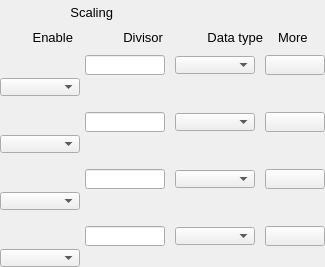
    <widget class="PyDMFrame" name="composite">
      <property name="geometry">
        <rect>
          <x>1022</x>
          <y>40</y>
          <width>325</width>
          <height>267</height>
        </rect>
      </property>
      <widget class="QLabel" name="text_12">
        <property name="geometry">
          <rect>
            <x>13</x>
            <y>27</y>
            <width>60</width>
            <height>20</height>
          </rect>
        </property>
        <property name="text">
          <string>Enable</string>
        </property>
        <property name="font" stdset="0">
          <font>
            <pointsize>10</pointsize>
          </font>
        </property>
        <property name="brush" stdset="0">
          <brush brushstyle="SolidPattern">
            <color alpha="255">
              <red>0</red>
              <green>0</green>
              <blue>0</blue>
            </color>
          </brush>
        </property>
        <property name="toolTip">
          <string>text_12</string>
        </property>
        <property name="alignment">
          <set>Qt::AlignRight|Qt::AlignTrailing|Qt::AlignVCenter</set>
        </property>
        <property name="styleSheet">
          <string notr="true">QLabel#text_12 {
  color: rgb(0, 0, 0);
  }</string>
        </property>
      </widget>
      <widget class="QLabel" name="text_13">
        <property name="geometry">
          <rect>
            <x>93</x>
            <y>27</y>
            <width>70</width>
            <height>20</height>
          </rect>
        </property>
        <property name="text">
          <string>Divisor</string>
        </property>
        <property name="font" stdset="0">
          <font>
            <pointsize>10</pointsize>
          </font>
        </property>
        <property name="brush" stdset="0">
          <brush brushstyle="SolidPattern">
            <color alpha="255">
              <red>0</red>
              <green>0</green>
              <blue>0</blue>
            </color>
          </brush>
        </property>
        <property name="toolTip">
          <string>text_13</string>
        </property>
        <property name="alignment">
          <set>Qt::AlignRight|Qt::AlignTrailing|Qt::AlignVCenter</set>
        </property>
        <property name="styleSheet">
          <string notr="true">QLabel#text_13 {
  color: rgb(0, 0, 0);
  }</string>
        </property>
      </widget>
      <widget class="QLabel" name="text_14">
        <property name="geometry">
          <rect>
            <x>173</x>
            <y>27</y>
            <width>90</width>
            <height>20</height>
          </rect>
        </property>
        <property name="text">
          <string>Data type</string>
        </property>
        <property name="font" stdset="0">
          <font>
            <pointsize>10</pointsize>
          </font>
        </property>
        <property name="brush" stdset="0">
          <brush brushstyle="SolidPattern">
            <color alpha="255">
              <red>0</red>
              <green>0</green>
              <blue>0</blue>
            </color>
          </brush>
        </property>
        <property name="toolTip">
          <string>text_14</string>
        </property>
        <property name="alignment">
          <set>Qt::AlignRight|Qt::AlignTrailing|Qt::AlignVCenter</set>
        </property>
        <property name="styleSheet">
          <string notr="true">QLabel#text_14 {
  color: rgb(0, 0, 0);
  }</string>
        </property>
      </widget>
      <widget class="QLabel" name="text_15">
        <property name="geometry">
          <rect>
            <x>278</x>
            <y>27</y>
            <width>40</width>
            <height>20</height>
          </rect>
        </property>
        <property name="text">
          <string>More</string>
        </property>
        <property name="font" stdset="0">
          <font>
            <pointsize>10</pointsize>
          </font>
        </property>
        <property name="brush" stdset="0">
          <brush brushstyle="SolidPattern">
            <color alpha="255">
              <red>0</red>
              <green>0</green>
              <blue>0</blue>
            </color>
          </brush>
        </property>
        <property name="toolTip">
          <string>text_15</string>
        </property>
        <property name="alignment">
          <set>Qt::AlignLeading|Qt::AlignLeft|Qt::AlignVCenter</set>
        </property>
        <property name="styleSheet">
          <string notr="true">QLabel#text_15 {
  color: rgb(0, 0, 0);
  }</string>
        </property>
      </widget>
      <widget class="QLabel" name="text_16">
        <property name="geometry">
          <rect>
            <x>43</x>
            <y>2</y>
            <width>70</width>
            <height>20</height>
          </rect>
        </property>
        <property name="text">
          <string>Scaling</string>
        </property>
        <property name="font" stdset="0">
          <font>
            <pointsize>10</pointsize>
          </font>
        </property>
        <property name="brush" stdset="0">
          <brush brushstyle="SolidPattern">
            <color alpha="255">
              <red>0</red>
              <green>0</green>
              <blue>0</blue>
            </color>
          </brush>
        </property>
        <property name="toolTip">
          <string>text_16</string>
        </property>
        <property name="alignment">
          <set>Qt::AlignRight|Qt::AlignTrailing|Qt::AlignVCenter</set>
        </property>
        <property name="styleSheet">
          <string notr="true">QLabel#text_16 {
  color: rgb(0, 0, 0);
  }</string>
        </property>
      </widget>
      <widget class="PyDMDrawingRectangle" name="rectangle_6">
        <property name="geometry">
          <rect>
            <x>3</x>
            <y>0</y>
            <width>165</width>
            <height>45</height>
          </rect>
        </property>
        <property name="brush" stdset="0">
          <brush brushstyle="NoBrush">
            <color alpha="255">
              <red>0</red>
              <green>0</green>
              <blue>0</blue>
            </color>
          </brush>
        </property>
        <property name="penStyle" stdset="0">
          <enum>Qt::SolidLine</enum>
        </property>
        <property name="penColor" stdset="0">
          <color>
            <red>0</red>
            <green>0</green>
            <blue>0</blue>
          </color>
        </property>
        <property name="penWidth" stdset="0">
          <double>1</double>
        </property>
        <property name="penCapStyle" stdset="0">
          <enum>Qt::FlatCap</enum>
        </property>
        <property name="toolTip">
          <string>rectangle_6</string>
        </property>
      </widget>
      <widget class="PyDMEnumComboBox" name="menu_4">
        <property name="geometry">
          <rect>
            <x>0</x>
            <y>249</y>
            <width>80</width>
            <height>18</height>
          </rect>
        </property>
        <property name="toolTip">
          <string>${P}${R4}EnableScale</string>
        </property>
        <property name="channel" stdset="0">
          <string>ca://${P}${R4}EnableScale</string>
        </property>
        <property name="font" stdset="0">
          <font>
            <pointsize>10</pointsize>
          </font>
        </property>
        <property name="styleSheet">
          <string notr="true">PyDMEnumComboBox#menu_4 {
  color: rgb(0, 0, 0);
  background-color: rgb(115, 223, 255);
  }</string>
        </property>
      </widget>
      <widget class="PyDMLineEdit" name="text_entry_16">
        <property name="geometry">
          <rect>
            <x>85</x>
            <y>226</y>
            <width>80</width>
            <height>20</height>
          </rect>
        </property>
        <property name="channel" stdset="0">
          <string>ca://${P}${R4}Scale</string>
        </property>
        <property name="toolTip">
          <string>${P}${R4}Scale</string>
        </property>
        <property name="font" stdset="0">
          <font>
            <pointsize>10</pointsize>
          </font>
        </property>
        <property name="styleSheet">
          <string notr="true">PyDMLineEdit#text_entry_16 {
  color: rgb(0, 0, 0);
  background-color: rgb(115, 223, 255);
  border: 1px solid black;
  margin: 0px;
  padding: 0px;
  spacing: 0px;
  }</string>
        </property>
      </widget>
      <widget class="PyDMEnumComboBox" name="menu_5">
        <property name="geometry">
          <rect>
            <x>175</x>
            <y>227</y>
            <width>80</width>
            <height>18</height>
          </rect>
        </property>
        <property name="toolTip">
          <string>${P}${R4}DataTypeOut</string>
        </property>
        <property name="channel" stdset="0">
          <string>ca://${P}${R4}DataTypeOut</string>
        </property>
        <property name="font" stdset="0">
          <font>
            <pointsize>10</pointsize>
          </font>
        </property>
        <property name="styleSheet">
          <string notr="true">PyDMEnumComboBox#menu_5 {
  color: rgb(0, 0, 0);
  background-color: rgb(115, 223, 255);
  }</string>
        </property>
      </widget>
      <widget class="PyDMRelatedDisplayButton" name="related_display">
        <property name="geometry">
          <rect>
            <x>265</x>
            <y>226</y>
            <width>60</width>
            <height>20</height>
          </rect>
        </property>
        <property name="showIcon" stdset="0">
          <bool>true</bool>
        </property>
        <property name="font" stdset="0">
          <font>
            <pointsize>10</pointsize>
          </font>
        </property>
        <property name="styleSheet">
          <string notr="true">PyDMRelatedDisplayButton#related_display {
  color: rgb(42, 99, 228);
  background-color: rgb(187, 187, 187);
  }</string>
        </property>
        <property name="titles" stdset="0">
          <stringlist>
            <string>ROI #4 full</string>
          </stringlist>
        </property>
        <property name="filenames" stdset="0">
          <stringlist>
            <string>ROIPlugin_V24.ui</string>
          </stringlist>
        </property>
        <property name="macros" stdset="0">
          <stringlist>
            <string>P=${P},R=${R4}</string>
          </stringlist>
        </property>
        <property name="openInNewWindow" stdset="0">
          <bool>true</bool>
        </property>
      </widget>
      <widget class="PyDMLabel" name="text_update_4">
        <property name="geometry">
          <rect>
            <x>0</x>
            <y>226</y>
            <width>80</width>
            <height>18</height>
          </rect>
        </property>
        <property name="toolTip">
          <string>PV: ${P}${R4}EnableScale_RBV</string>
        </property>
        <property name="channel" stdset="0">
          <string>ca://${P}${R4}EnableScale_RBV</string>
        </property>
        <property name="font" stdset="0">
          <font>
            <pointsize>10</pointsize>
          </font>
        </property>
        <property name="alignment">
          <set>Qt::AlignCenter</set>
        </property>
        <property name="textInteractionFlags">
          <set>Qt::TextSelectableByKeyboard|Qt::TextSelectableByMouse</set>
        </property>
        <property name="styleSheet">
          <string notr="true">PyDMLabel#text_update_4 {
  color: rgb(10, 0, 184);
  background-color: rgb(70, 70, 70);
  }</string>
        </property>
      </widget>
      <widget class="PyDMEnumComboBox" name="menu_6">
        <property name="geometry">
          <rect>
            <x>0</x>
            <y>192</y>
            <width>80</width>
            <height>18</height>
          </rect>
        </property>
        <property name="toolTip">
          <string>${P}${R3}EnableScale</string>
        </property>
        <property name="channel" stdset="0">
          <string>ca://${P}${R3}EnableScale</string>
        </property>
        <property name="font" stdset="0">
          <font>
            <pointsize>10</pointsize>
          </font>
        </property>
        <property name="styleSheet">
          <string notr="true">PyDMEnumComboBox#menu_6 {
  color: rgb(0, 0, 0);
  background-color: rgb(115, 223, 255);
  }</string>
        </property>
      </widget>
      <widget class="PyDMLineEdit" name="text_entry_17">
        <property name="geometry">
          <rect>
            <x>85</x>
            <y>169</y>
            <width>80</width>
            <height>20</height>
          </rect>
        </property>
        <property name="channel" stdset="0">
          <string>ca://${P}${R3}Scale</string>
        </property>
        <property name="toolTip">
          <string>${P}${R3}Scale</string>
        </property>
        <property name="font" stdset="0">
          <font>
            <pointsize>10</pointsize>
          </font>
        </property>
        <property name="styleSheet">
          <string notr="true">PyDMLineEdit#text_entry_17 {
  color: rgb(0, 0, 0);
  background-color: rgb(115, 223, 255);
  border: 1px solid black;
  margin: 0px;
  padding: 0px;
  spacing: 0px;
  }</string>
        </property>
      </widget>
      <widget class="PyDMEnumComboBox" name="menu_7">
        <property name="geometry">
          <rect>
            <x>175</x>
            <y>170</y>
            <width>80</width>
            <height>18</height>
          </rect>
        </property>
        <property name="toolTip">
          <string>${P}${R3}DataTypeOut</string>
        </property>
        <property name="channel" stdset="0">
          <string>ca://${P}${R3}DataTypeOut</string>
        </property>
        <property name="font" stdset="0">
          <font>
            <pointsize>10</pointsize>
          </font>
        </property>
        <property name="styleSheet">
          <string notr="true">PyDMEnumComboBox#menu_7 {
  color: rgb(0, 0, 0);
  background-color: rgb(115, 223, 255);
  }</string>
        </property>
      </widget>
      <widget class="PyDMRelatedDisplayButton" name="related_display_1">
        <property name="geometry">
          <rect>
            <x>265</x>
            <y>169</y>
            <width>60</width>
            <height>20</height>
          </rect>
        </property>
        <property name="showIcon" stdset="0">
          <bool>true</bool>
        </property>
        <property name="font" stdset="0">
          <font>
            <pointsize>10</pointsize>
          </font>
        </property>
        <property name="styleSheet">
          <string notr="true">PyDMRelatedDisplayButton#related_display_1 {
  color: rgb(42, 99, 228);
  background-color: rgb(187, 187, 187);
  }</string>
        </property>
        <property name="titles" stdset="0">
          <stringlist>
            <string>ROI #3 full</string>
          </stringlist>
        </property>
        <property name="filenames" stdset="0">
          <stringlist>
            <string>ROIPlugin_V24.ui</string>
          </stringlist>
        </property>
        <property name="macros" stdset="0">
          <stringlist>
            <string>P=${P},R=${R3}</string>
          </stringlist>
        </property>
        <property name="openInNewWindow" stdset="0">
          <bool>true</bool>
        </property>
      </widget>
      <widget class="PyDMLabel" name="text_update_5">
        <property name="geometry">
          <rect>
            <x>0</x>
            <y>169</y>
            <width>80</width>
            <height>18</height>
          </rect>
        </property>
        <property name="toolTip">
          <string>PV: ${P}${R3}EnableScale_RBV</string>
        </property>
        <property name="channel" stdset="0">
          <string>ca://${P}${R3}EnableScale_RBV</string>
        </property>
        <property name="font" stdset="0">
          <font>
            <pointsize>10</pointsize>
          </font>
        </property>
        <property name="alignment">
          <set>Qt::AlignCenter</set>
        </property>
        <property name="textInteractionFlags">
          <set>Qt::TextSelectableByKeyboard|Qt::TextSelectableByMouse</set>
        </property>
        <property name="styleSheet">
          <string notr="true">PyDMLabel#text_update_5 {
  color: rgb(10, 0, 184);
  background-color: rgb(70, 70, 70);
  }</string>
        </property>
      </widget>
      <widget class="PyDMEnumComboBox" name="menu_8">
        <property name="geometry">
          <rect>
            <x>0</x>
            <y>135</y>
            <width>80</width>
            <height>18</height>
          </rect>
        </property>
        <property name="toolTip">
          <string>${P}${R2}EnableScale</string>
        </property>
        <property name="channel" stdset="0">
          <string>ca://${P}${R2}EnableScale</string>
        </property>
        <property name="font" stdset="0">
          <font>
            <pointsize>10</pointsize>
          </font>
        </property>
        <property name="styleSheet">
          <string notr="true">PyDMEnumComboBox#menu_8 {
  color: rgb(0, 0, 0);
  background-color: rgb(115, 223, 255);
  }</string>
        </property>
      </widget>
      <widget class="PyDMLineEdit" name="text_entry_18">
        <property name="geometry">
          <rect>
            <x>85</x>
            <y>112</y>
            <width>80</width>
            <height>20</height>
          </rect>
        </property>
        <property name="channel" stdset="0">
          <string>ca://${P}${R2}Scale</string>
        </property>
        <property name="toolTip">
          <string>${P}${R2}Scale</string>
        </property>
        <property name="font" stdset="0">
          <font>
            <pointsize>10</pointsize>
          </font>
        </property>
        <property name="styleSheet">
          <string notr="true">PyDMLineEdit#text_entry_18 {
  color: rgb(0, 0, 0);
  background-color: rgb(115, 223, 255);
  border: 1px solid black;
  margin: 0px;
  padding: 0px;
  spacing: 0px;
  }</string>
        </property>
      </widget>
      <widget class="PyDMEnumComboBox" name="menu_9">
        <property name="geometry">
          <rect>
            <x>175</x>
            <y>113</y>
            <width>80</width>
            <height>18</height>
          </rect>
        </property>
        <property name="toolTip">
          <string>${P}${R2}DataTypeOut</string>
        </property>
        <property name="channel" stdset="0">
          <string>ca://${P}${R2}DataTypeOut</string>
        </property>
        <property name="font" stdset="0">
          <font>
            <pointsize>10</pointsize>
          </font>
        </property>
        <property name="styleSheet">
          <string notr="true">PyDMEnumComboBox#menu_9 {
  color: rgb(0, 0, 0);
  background-color: rgb(115, 223, 255);
  }</string>
        </property>
      </widget>
      <widget class="PyDMRelatedDisplayButton" name="related_display_2">
        <property name="geometry">
          <rect>
            <x>265</x>
            <y>112</y>
            <width>60</width>
            <height>20</height>
          </rect>
        </property>
        <property name="showIcon" stdset="0">
          <bool>true</bool>
        </property>
        <property name="font" stdset="0">
          <font>
            <pointsize>10</pointsize>
          </font>
        </property>
        <property name="styleSheet">
          <string notr="true">PyDMRelatedDisplayButton#related_display_2 {
  color: rgb(42, 99, 228);
  background-color: rgb(187, 187, 187);
  }</string>
        </property>
        <property name="titles" stdset="0">
          <stringlist>
            <string>ROI #2 full</string>
          </stringlist>
        </property>
        <property name="filenames" stdset="0">
          <stringlist>
            <string>ROIPlugin_V24.ui</string>
          </stringlist>
        </property>
        <property name="macros" stdset="0">
          <stringlist>
            <string>P=${P},R=${R2}</string>
          </stringlist>
        </property>
        <property name="openInNewWindow" stdset="0">
          <bool>true</bool>
        </property>
      </widget>
      <widget class="PyDMLabel" name="text_update_6">
        <property name="geometry">
          <rect>
            <x>0</x>
            <y>112</y>
            <width>80</width>
            <height>18</height>
          </rect>
        </property>
        <property name="toolTip">
          <string>PV: ${P}${R2}EnableScale_RBV</string>
        </property>
        <property name="channel" stdset="0">
          <string>ca://${P}${R2}EnableScale_RBV</string>
        </property>
        <property name="font" stdset="0">
          <font>
            <pointsize>10</pointsize>
          </font>
        </property>
        <property name="alignment">
          <set>Qt::AlignCenter</set>
        </property>
        <property name="textInteractionFlags">
          <set>Qt::TextSelectableByKeyboard|Qt::TextSelectableByMouse</set>
        </property>
        <property name="styleSheet">
          <string notr="true">PyDMLabel#text_update_6 {
  color: rgb(10, 0, 184);
  background-color: rgb(70, 70, 70);
  }</string>
        </property>
      </widget>
      <widget class="PyDMEnumComboBox" name="menu_10">
        <property name="geometry">
          <rect>
            <x>0</x>
            <y>78</y>
            <width>80</width>
            <height>18</height>
          </rect>
        </property>
        <property name="toolTip">
          <string>${P}${R1}EnableScale</string>
        </property>
        <property name="channel" stdset="0">
          <string>ca://${P}${R1}EnableScale</string>
        </property>
        <property name="font" stdset="0">
          <font>
            <pointsize>10</pointsize>
          </font>
        </property>
        <property name="styleSheet">
          <string notr="true">PyDMEnumComboBox#menu_10 {
  color: rgb(0, 0, 0);
  background-color: rgb(115, 223, 255);
  }</string>
        </property>
      </widget>
      <widget class="PyDMLineEdit" name="text_entry_19">
        <property name="geometry">
          <rect>
            <x>85</x>
            <y>55</y>
            <width>80</width>
            <height>20</height>
          </rect>
        </property>
        <property name="channel" stdset="0">
          <string>ca://${P}${R1}Scale</string>
        </property>
        <property name="toolTip">
          <string>${P}${R1}Scale</string>
        </property>
        <property name="font" stdset="0">
          <font>
            <pointsize>10</pointsize>
          </font>
        </property>
        <property name="styleSheet">
          <string notr="true">PyDMLineEdit#text_entry_19 {
  color: rgb(0, 0, 0);
  background-color: rgb(115, 223, 255);
  border: 1px solid black;
  margin: 0px;
  padding: 0px;
  spacing: 0px;
  }</string>
        </property>
      </widget>
      <widget class="PyDMEnumComboBox" name="menu_11">
        <property name="geometry">
          <rect>
            <x>175</x>
            <y>56</y>
            <width>80</width>
            <height>18</height>
          </rect>
        </property>
        <property name="toolTip">
          <string>${P}${R1}DataTypeOut</string>
        </property>
        <property name="channel" stdset="0">
          <string>ca://${P}${R1}DataTypeOut</string>
        </property>
        <property name="font" stdset="0">
          <font>
            <pointsize>10</pointsize>
          </font>
        </property>
        <property name="styleSheet">
          <string notr="true">PyDMEnumComboBox#menu_11 {
  color: rgb(0, 0, 0);
  background-color: rgb(115, 223, 255);
  }</string>
        </property>
      </widget>
      <widget class="PyDMRelatedDisplayButton" name="related_display_3">
        <property name="geometry">
          <rect>
            <x>265</x>
            <y>55</y>
            <width>60</width>
            <height>20</height>
          </rect>
        </property>
        <property name="showIcon" stdset="0">
          <bool>true</bool>
        </property>
        <property name="font" stdset="0">
          <font>
            <pointsize>10</pointsize>
          </font>
        </property>
        <property name="styleSheet">
          <string notr="true">PyDMRelatedDisplayButton#related_display_3 {
  color: rgb(42, 99, 228);
  background-color: rgb(187, 187, 187);
  }</string>
        </property>
        <property name="titles" stdset="0">
          <stringlist>
            <string>ROI #1 full</string>
          </stringlist>
        </property>
        <property name="filenames" stdset="0">
          <stringlist>
            <string>ROIPlugin_V24.ui</string>
          </stringlist>
        </property>
        <property name="macros" stdset="0">
          <stringlist>
            <string>P=${P},R=${R1}</string>
          </stringlist>
        </property>
        <property name="openInNewWindow" stdset="0">
          <bool>true</bool>
        </property>
      </widget>
      <widget class="PyDMLabel" name="text_update_7">
        <property name="geometry">
          <rect>
            <x>0</x>
            <y>55</y>
            <width>80</width>
            <height>18</height>
          </rect>
        </property>
        <property name="toolTip">
          <string>PV: ${P}${R1}EnableScale_RBV</string>
        </property>
        <property name="channel" stdset="0">
          <string>ca://${P}${R1}EnableScale_RBV</string>
        </property>
        <property name="font" stdset="0">
          <font>
            <pointsize>10</pointsize>
          </font>
        </property>
        <property name="alignment">
          <set>Qt::AlignCenter</set>
        </property>
        <property name="textInteractionFlags">
          <set>Qt::TextSelectableByKeyboard|Qt::TextSelectableByMouse</set>
        </property>
        <property name="styleSheet">
          <string notr="true">PyDMLabel#text_update_7 {
  color: rgb(10, 0, 184);
  background-color: rgb(70, 70, 70);
  }</string>
        </property>
      </widget>
    </widget>
